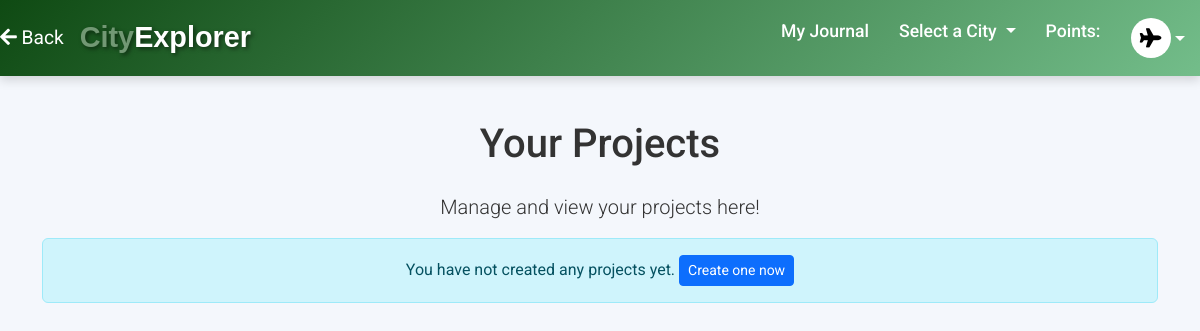
Page /your_projects/ (signed in) on the earlier database version.
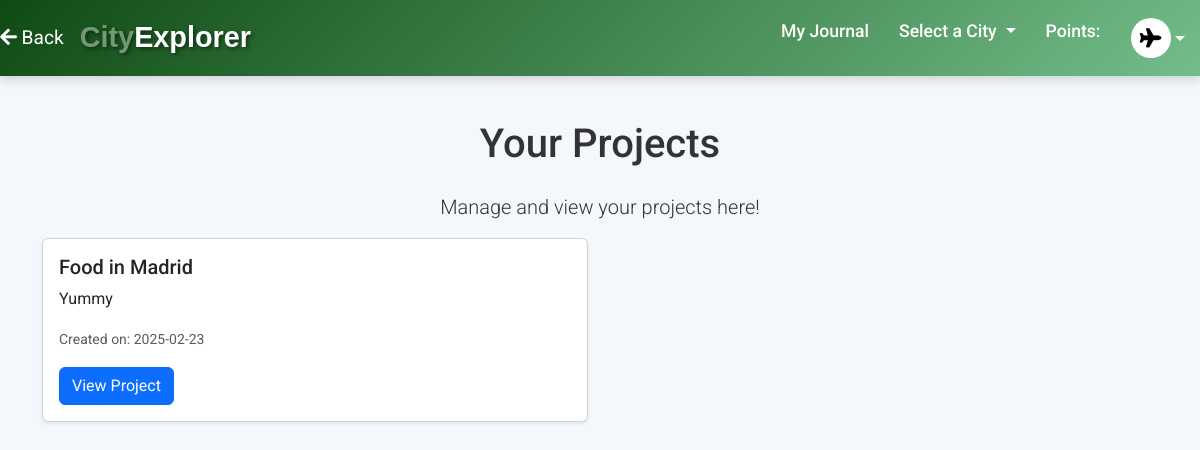
Same page on the later database version.
### cityPlanning/models.py (models this page shows, shortened)
class Project(models.Model):
    title = models.CharField(max_length=255)
    owner = models.ForeignKey(User, related_name='owned_projects', on_delete=models.CASCADE)
    members = models.ManyToManyField(User, related_name='projects')
    description = models.TextField()
    creation_date = models.DateTimeField(auto_now_add=True, null=True, blank=True)
    due_date = models.DateTimeField(null=True, blank=True)
    location = models.CharField(max_length=255)
    votes = models.IntegerField(default=0)  # for voting

### cityPlanning/views.py (the view)
# urls.py: path('your_projects/', views.your_projects, name='your_projects'),
@login_required
def your_projects(request):
    projects = Project.objects.filter(owner=request.user)
    return render(request, "your_projects.html", {"projects": projects})

### templates/your_projects.html (shortened to what this page needs)
{% extends "base.html" %}
{% load bootstrap5 %}
{% block content %}
<div class="container mt-4">
    <h1 class="text-center mb-4">Your Projects</h1>
    <p class="text-center lead">Manage and view your projects here!</p>
    {% if projects %}
    <div class="row">
        {% for project in projects %}
        <div class="col-md-6 mb-4">
            <div class="card shadow-sm h-100">
                <div class="card-body">
                    <h5 class="card-title">{{ project.title }}</h5>
                    <p class="card-text">{{ project.description|truncatewords:15 }}</p>
                    <small class="text-muted">Created on: {{ project.creation_date|date:"Y-m-d" }}</small>
                    <div class="d-flex justify-content-between align-items-center mt-3">
                        <a href="{% url 'project_detail' project.id %}" class="btn btn-primary">View Project</a>
                    </div>
                </div>
            </div>
        </div>
        {% endfor %}
    </div>
    {% else %}
    <div class="alert alert-info mt-3 text-center">
        You have not created any projects yet. <a href="{% url 'create_project' %}"
            class="btn btn-primary btn-sm">Create one now</a>
    </div>
    {% endif %}
</div>
{% endblock %}

### templates/base.html (shortened to what this page needs)
<!DOCTYPE html>
<html lang="en">
<head>
    {% load static %}
    <link rel="stylesheet" href="https://maxcdn.bootstrapcdn.com/bootstrap/4.5.2/css/bootstrap.min.css">
    <link href="https://cdn.jsdelivr.net/npm/bootstrap@5.3.0/dist/css/bootstrap.min.css" rel="stylesheet">
    <link href="https://cdnjs.cloudflare.com/ajax/libs/font-awesome/5.15.4/css/all.min.css" rel="stylesheet">
</head>
<body>
    <header>
        <nav class="main_navbar navbar navbar-expand-sm">
            <a class="nav-link text-white mr-3" href="javascript:history.back()" style="font-size: 1.2rem;">
                <i class="fas fa-arrow-left"></i> Back
            </a>
            <a class="navbar-brand" href="{% url 'homepage' %}"
                style="font-family: 'Poppins', sans-serif; font-size: 1.8rem; font-weight: bold; color: #fff; text-shadow: 2px 2px 4px rgba(0, 0, 0, 0.5);">
                <span style="color: #729874;">City</span><span style="color: #ffffff;">Explorer</span>
            </a>
            <div class="collapse navbar-collapse" id="navbarContent">
                <ul class="navbar-nav ml-auto">
                    {% if not user.is_authenticated %}
                    <li class="nav-item">
                        <a class="nav-link" href="{% url 'account_login' %}">Login</a>
                    </li>
                    {% else %}
                    <li class="nav-item">
                        <a class="nav-link" href="{% url 'user_dashboard' %}">My Journal</a>
                    </li>
                    {% endif %}
                    {% if user.is_authenticated %}
                    <li class="nav-item dropdown">
                        <a class="nav-link dropdown-toggle" href="#" id="cityDropdown" role="button"
                            data-bs-toggle="dropdown" aria-expanded="false">
                            Select a City
                        </a>
                    </li>
                    <li class="nav-item">
                        <span class="nav-link" id="pointsTracker">Points: {{ user_points }}</span>
                    </li>
                    <li class="nav-item dropdown">
                        <a class="nav-link dropdown-toggle d-flex align-items-center" href="#" id="profileDropdown"
                            role="button" data-bs-toggle="dropdown" aria-expanded="false">
                            <div class="profile-icon">
                                <i class="fas fa-plane"></i>
                            </div>
                        </a>
                    </li>
                    {% endif %}
                </ul>
            </div>
        </nav>
    </header>
    <main>
        {% block content %}
        {% endblock %}
    </main>
</body>
</html>

Differences in the rows shown:
added Project: title "Food in Madrid", description "Yummy", creation_date "2025-02-23"
Other differences:
text no longer shown: "You have not created any projects yet. Create one now"
